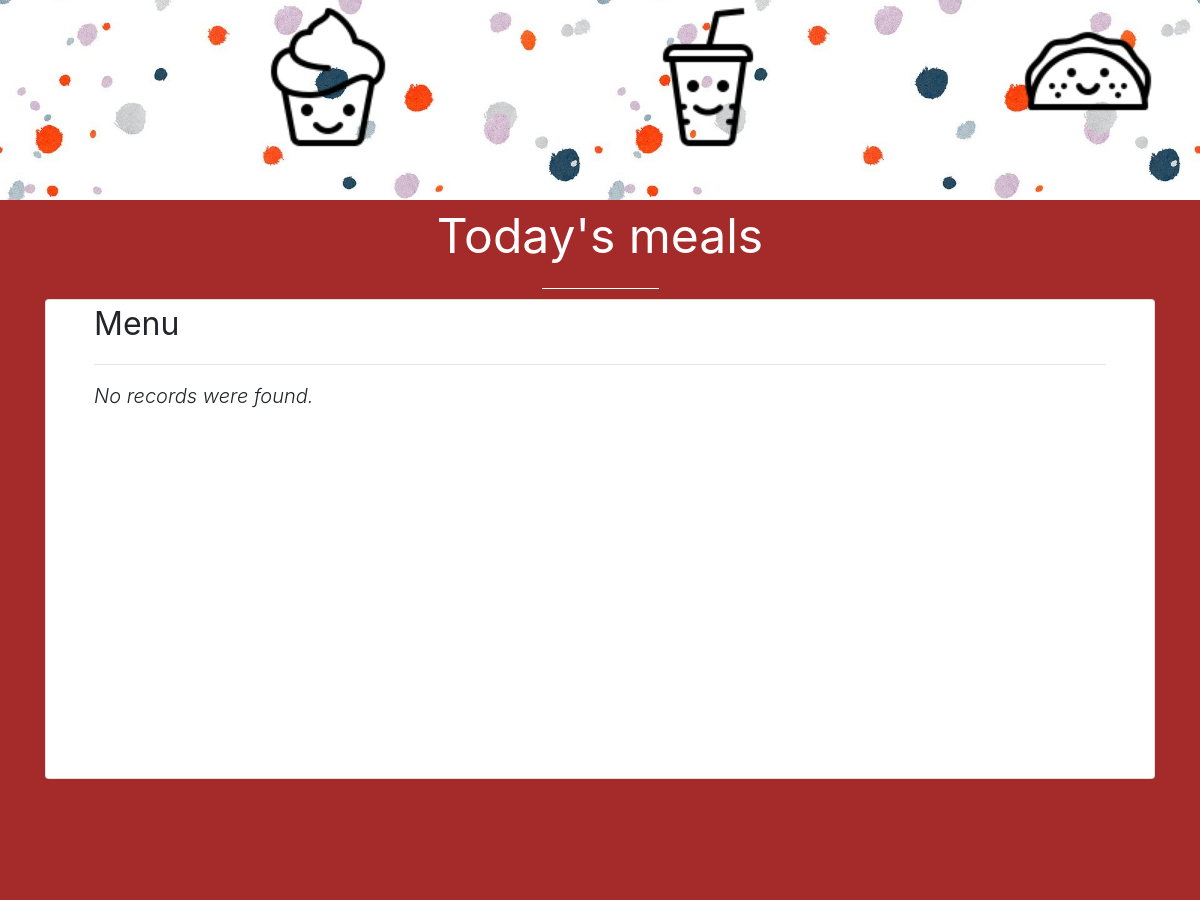
The app's page /akonnor.php (middle part), older data.
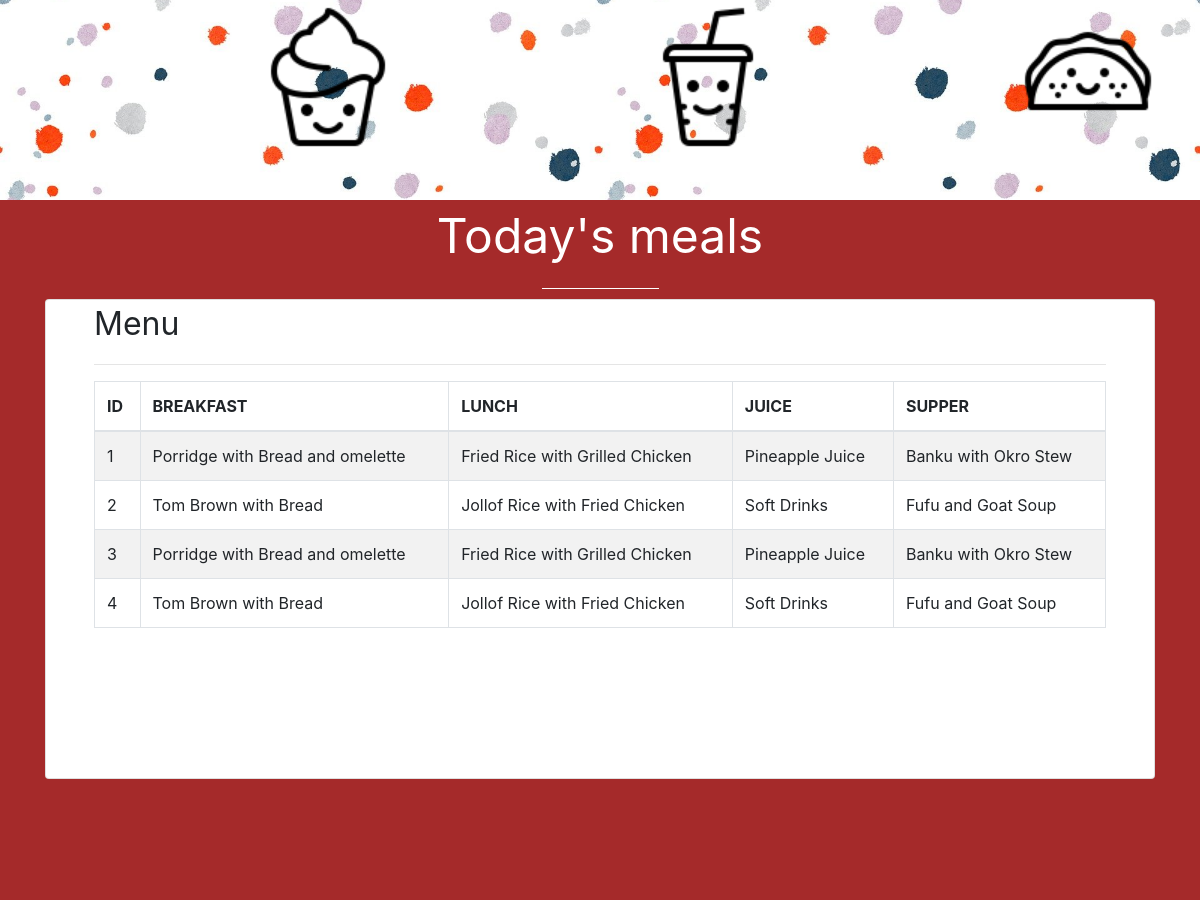
The same page, newer data.
### tables this page shows
CREATE TABLE `meal` (
  `id` varchar(230) NOT NULL,
  `Breakfast` varchar(255) NOT NULL,
  `Lunch` varchar(255) NOT NULL,
  `Drink` varchar(255) NOT NULL,
  `Supper` varchar(255) NOT NULL
);

### akonnor.php (the view, shortened to what this page needs)
<!DOCTYPE html>
<html lang="en">
<head>
<link rel="stylesheet" href="https://cdnjs.cloudflare.com/ajax/libs/twitter-bootstrap/4.6.0/css/bootstrap.min.css">
<link rel="stylesheet" href="https://cdnjs.cloudflare.com/ajax/libs/font-awesome/5.15.2/css/all.min.css">
<link rel="stylesheet" href="assets/css/akonnor.css">
</head>
<body>
  <div class="container-fluid px-5 food-background">
    <div class="foods container pb-lg-5">
      <img src="./assets/img/absolute img/icons8-kawaii-cupcake-100.png" alt="" width="150" class="img2">
      <img src="./assets/img/absolute img/icons8-kawaii-soda-100.png" alt="" width="150" class="img4">
      <img src="./assets/img/absolute img/icons8-kawaii-taco-100.png" alt="" width="150" class="img6">
    </div>
  </div>
  <div class="container-fluid menu-section s1">
    <div class="slogan meals">
      <p>Today's meals</p>
      <hr>
    </div>
    <div class="container">
      <div class="card menu-plaque px-5">
        <span>Menu</span>
        <hr>
        <div class="row">
            <div class="col-md-12">
                <?php
                require_once "dbconnection.php";
                $sql = "SELECT * FROM meal";
                if($result = mysqli_query($link, $sql)){
                    if(mysqli_num_rows($result) > 0){
                        echo "<table class='table table-bordered table-striped'>";
                            echo "<thead>";
                                echo "<tr>";
                                    echo "<th>ID</th>";
                                    echo "<th>BREAKFAST</th>";
                                    echo "<th>LUNCH</th>";
                                    echo "<th>JUICE</th>";
                                    echo "<th>SUPPER</th>";
                                echo "</tr>";
                            echo "</thead>";
                            echo "<tbody>";
                            while($row = mysqli_fetch_array($result)){
                                echo "<tr>";
                                    echo "<td>" . $row['id'] . "</td>";
                                    echo "<td>" . $row['Breakfast'] . "</td>";
                                    echo "<td>" . $row['Lunch'] . "</td>";
                                    echo "<td>" . $row['Drink'] . "</td>";
                                    echo "<td>" . $row['Supper'] . "</td>";
                                echo "</tr>";
                            }
                            echo "</tbody>";
                        echo "</table>";
                    } else{
                        echo "<p class='lead'><em>No records were found.</em></p>";
                    }
                } else{
                    echo "ERROR: Could not able to execute $sql. " . mysqli_error($link);
                }
                ?>
            </div>
        </div>
      </div>
    </div>
  </div>
</body>
</html>

### assets/css/akonnor.css (style rules this page uses)
* { margin: 0; padding: 0; box-sizing: border-box; }
:root { font-family: 'Inter', sans-serif; font-size: 16px; }
body { height: 100vh; position: relative; }
.slogan { text-align: center; }
.slogan > p { font-size: 3rem; }
.foods { display: grid; grid-template-columns: repeat(6, 1fr); grid-template-rows: repeat(2, 1fr); grid-column-gap: 40px; grid-row-gap: 20px; }
.food-background { background-image: url("../img/confetti-1637197_1920.jpg"); background-repeat: no-repeat; background-size: 100%; }
.img2 { grid-area: 2 / 2 / 3 / 3; }
.img4 { grid-area: 2 / 4 / 3 / 5; }
.img6 { grid-area: 2 / 6 / 3 / 7; }
.menu-section { height: 700px; }
.meals p { color: white; }
.slogan hr { width: 10%; border-color: white; margin: 0 auto 10px auto; }
.s1 { background: brown; }
.menu-plaque, .box { height: 60vh; width: 100%; }
.menu-plaque span { font-size: 2rem; }

Row changes from the older to the newer data that the page shows:
added meal: id "1", Breakfast "Porridge with Bread and omelette", Lunch "Fried Rice with Grilled Chicken", Drink "Pineapple Juice", Supper "Banku with Okro Stew"
added meal: id "2", Breakfast "Tom Brown with Bread", Lunch "Jollof Rice with Fried Chicken", Drink "Soft Drinks", Supper "Fufu and Goat Soup"
added meal: id "3", Breakfast "Porridge with Bread and omelette", Lunch "Fried Rice with Grilled Chicken", Drink "Pineapple Juice", Supper "Banku with Okro Stew"
added meal: id "4", Breakfast "Tom Brown with Bread", Lunch "Jollof Rice with Fried Chicken", Drink "Soft Drinks", Supper "Fufu and Goat Soup"
Text that changed along with them:
text no longer shown: "No records were found."
text now shown: "ID BREAKFAST LUNCH JUICE SUPPER"
